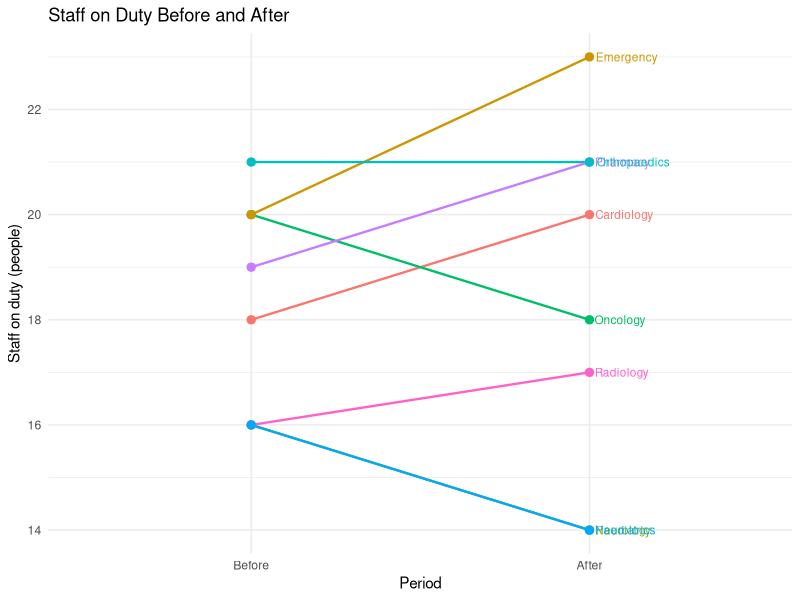

Reproduce this figure in R.
library(ggplot2)

set.seed(1210265)
entity <- c("Oncology", "Neurology", "Pharmacy",
            "Radiology", "Cardiology", "Paediatrics",
            "Orthopaedics", "Emergency")
n <- 8

before <- round(rnorm(n, 18, 2.0), 0)
change <- round(
  c(-1, -1, 1, 1, 1, -1, -1, 1) *
    runif(n, 0.4, 1.4) * 2.4, 0
)
change[7] <- 0.0
after <- before + change

df <- data.frame(entity, before, after)
df$change <- df$after - df$before

# 1. Paired slope chart
long <- rbind(
  data.frame(entity = entity, period = "Before",
             staff = before),
  data.frame(entity = entity, period = "After",
             staff = after)
)

long$period <- factor(long$period,
                      levels = c("Before", "After"))

ggplot(long, aes(period, staff, group = entity,
                 colour = entity)) +
  geom_line(linewidth = 0.8) +
  geom_point(size = 2.5) +
  geom_text(
    data = subset(long, period == "After"),
    aes(label = entity),
    hjust = -0.1, size = 3,
    show.legend = FALSE
  ) +
  labs(title = "Staff on Duty Before and After",
       x = "Period", y = "Staff on duty (people)") +
  theme_minimal() +
  theme(legend.position = "none")

# 2. Classify change
threshold <- 0.01 * mean(before)

df$status <- ifelse(
  abs(df$change) < threshold, "Flat",
  ifelse(df$change > 0, "Improved", "Worsened")
)

print(df)

cat("Improved =", sum(df$status == "Improved"), "\n")
cat("Worsened =", sum(df$status == "Worsened"), "\n")
cat("Flat =", sum(df$status == "Flat"), "\n")

# 3. Largest absolute change
i <- which.max(abs(df$change))

cat("Largest change department =", df$entity[i], "\n")
cat("Change =", df$change[i], "\n")
cat("Percentage change =",
    100 * df$change[i] / df$before[i], "%\n")

# 4. Paired t-test
test <- t.test(after, before, paired = TRUE)

cat("t statistic =", test$statistic, "\n")
cat("p-value =", test$p.value, "\n")
cat("Mean change =", mean(after - before), "\n")

cat("Recommendation: Investigate departments with reduced staffing and maintain changes that improve staffing coverage.\n")
